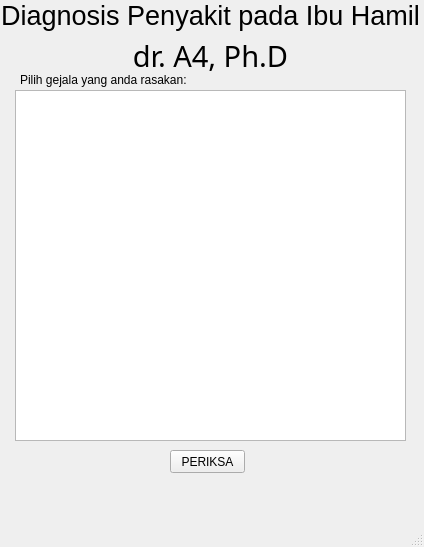
<?xml version="1.0" encoding="UTF-8"?>
<ui version="4.0">
 <class>MainWindow</class>
 <widget class="QMainWindow" name="MainWindow">
  <property name="geometry">
   <rect>
    <x>0</x>
    <y>0</y>
    <width>424</width>
    <height>547</height>
   </rect>
  </property>
  <property name="windowTitle">
   <string>Penyakit Ibu Hamil</string>
  </property>
  <widget class="QWidget" name="centralwidget">
   <widget class="QLabel" name="label_judul">
    <property name="geometry">
     <rect>
      <x>0</x>
      <y>0</y>
      <width>421</width>
      <height>31</height>
     </rect>
    </property>
    <property name="font">
     <font>
      <pointsize>20</pointsize>
     </font>
    </property>
    <property name="text">
     <string>Diagnosis Penyakit pada Ibu Hamil</string>
    </property>
    <property name="alignment">
     <set>Qt::AlignCenter</set>
    </property>
   </widget>
   <widget class="QListWidget" name="listWidget">
    <property name="geometry">
     <rect>
      <x>15</x>
      <y>90</y>
      <width>391</width>
      <height>351</height>
     </rect>
    </property>
   </widget>
   <widget class="QPushButton" name="ButtonPeriksa">
    <property name="geometry">
     <rect>
      <x>170</x>
      <y>450</y>
      <width>75</width>
      <height>23</height>
     </rect>
    </property>
    <property name="text">
     <string>PERIKSA</string>
    </property>
   </widget>
   <widget class="QLabel" name="label_hasil">
    <property name="geometry">
     <rect>
      <x>10</x>
      <y>479</y>
      <width>411</width>
      <height>20</height>
     </rect>
    </property>
    <property name="text">
     <string/>
    </property>
    <property name="alignment">
     <set>Qt::AlignCenter</set>
    </property>
   </widget>
   <widget class="QLabel" name="label">
    <property name="geometry">
     <rect>
      <x>20</x>
      <y>70</y>
      <width>251</width>
      <height>20</height>
     </rect>
    </property>
    <property name="text">
     <string>Pilih gejala yang anda rasakan:</string>
    </property>
   </widget>
   <widget class="QLabel" name="label_2">
    <property name="geometry">
     <rect>
      <x>10</x>
      <y>40</y>
      <width>401</width>
      <height>31</height>
     </rect>
    </property>
    <property name="font">
     <font>
      <family>Matura MT Script Capitals</family>
      <pointsize>22</pointsize>
     </font>
    </property>
    <property name="text">
     <string>dr. A4, Ph.D</string>
    </property>
    <property name="alignment">
     <set>Qt::AlignCenter</set>
    </property>
   </widget>
  </widget>
  <widget class="QMenuBar" name="menubar">
   <property name="geometry">
    <rect>
     <x>0</x>
     <y>0</y>
     <width>424</width>
     <height>21</height>
    </rect>
   </property>
  </widget>
  <widget class="QStatusBar" name="statusbar"/>
 </widget>
 <resources/>
 <connections/>
</ui>
